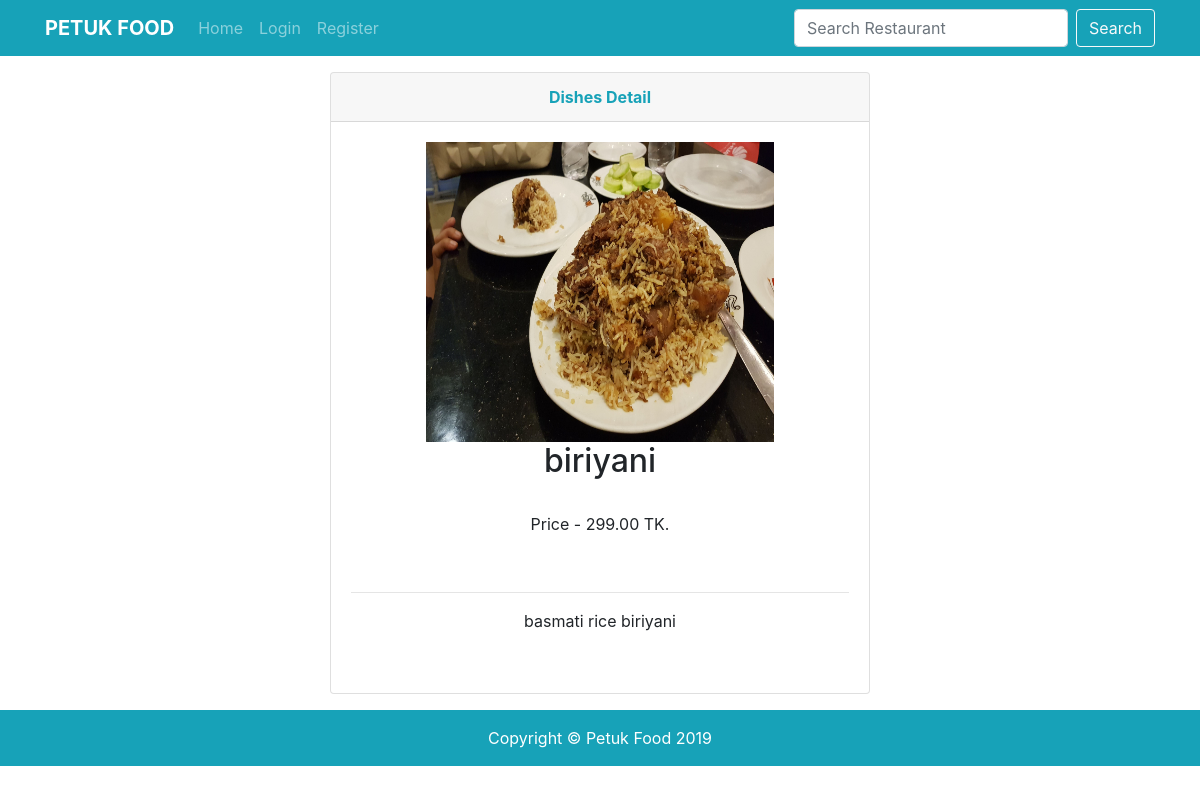
The app's page /restaurant/20/dishes/13 with its own data.
### restaurantApp/models.py (models this page shows, shortened)
class Dish(models.Model):
    name         = models.CharField(max_length=200)
    description  = models.TextField()
    price        = models.DecimalField(max_digits=8, decimal_places=2)
    user         = models.ForeignKey(User, on_delete=models.CASCADE)
    date         = models.DateField(default=date.today)
    image        = models.ImageField(blank=True, null=True)
    restaurant   = models.ForeignKey(Restaurant, related_name='dishes', on_delete=models.CASCADE)

### restaurantApp/views.py (the view)
# urls.py: path('<int:pkr>/dishes/<int:pk>', DishesDetailView.as_view(), name='dishes-detail'),
class DishesDetailView(DetailView):
    model = Dish
    template_name = 'restaurantApp/dishes_detail.html'
    context_object_name = 'dishes_detail'

### templates/restaurantApp/dishes_detail.html (shortened to what this page needs)
{% extends 'base.html' %}
{% block content %}
<div class="container">
    <div class="row text-center">
        <div class="col"></div>
        <div class="col-6">
                <div class="card">
                        <div class="card-header text-center">
                          <b class="text-info">Dishes Detail</b>
                        </div>
                        <div class="card-body">
                            <img src="{{ dishes_detail.image.url }}" alt="{{ dishes_detail.title }} picture" width="348px" height="300px">
                            <br>
                            <h2>{{ dishes_detail.name }}</h2>
                            <br>
                            <p>Price - {{ dishes_detail.price }} TK.</p>
                            <br><hr>
                            <p>{{ dishes_detail.description }}</p>
                            <br>
                        </div>
                      </div>
        </div>
        <div class="col"></div>
    </div>
</div>
{% endblock %}

### static/css/small-business.css (style rules this page uses)
body { padding-top: 56px; }

### records on screen
Dish: image (picture), name "biriyani", price "299.00", description "basmati rice biriyani"
